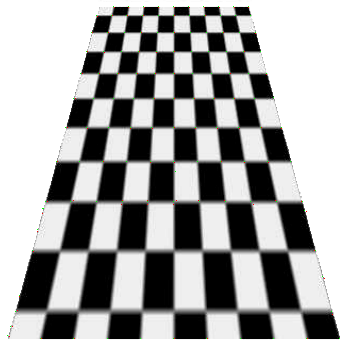
#> input picture 01-OpencvPythonTutorial/ch30-CornerHarris/subpixel5.png, 351 x 341 px
$ python 02-cornerSubPix.py
#> lines starting #> are read from the running program, lines starting #| are printed output that depends on the picture; after the words box and inside, x2 and y2 are one past the last pixel; in counts of white or black regions, pixels touching at a corner belong together
# -*-coding:utf-8-*-
# @Author: Damon0626
# @Time  : 19-1-17 下午8:59
# @Email : wwymsn@163.com
# @Software: PyCharm


import cv2
import numpy as np


img = cv2.imread('subpixel5.png')
#> img is the input picture: shape (341, 351, 3); mean B, G, R 163.7, 164, 163.9
gray = cv2.cvtColor(img, cv2.COLOR_BGR2GRAY)

gray = np.float32(gray)
dst = cv2.cornerHarris(gray, 2, 3, 0.04)
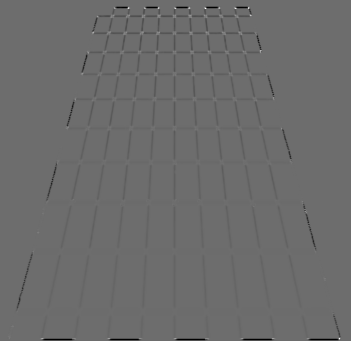
#> dst: shape (341, 351) float32; min -154588960, max 206991808, mean -1531588.4; drawn with min black and max white
dst = cv2.dilate(dst, None)
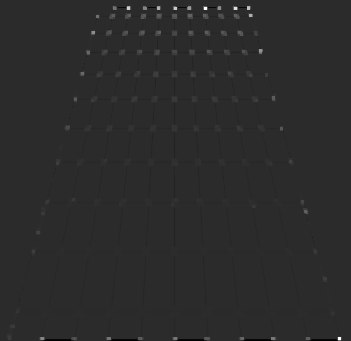
#> dst: shape (341, 351) float32; min -42282504, max 206991808, mean 449538.2; drawn with min black and max white

ret, dst = cv2.threshold(dst, 0.01*dst.max(), 255, 0)
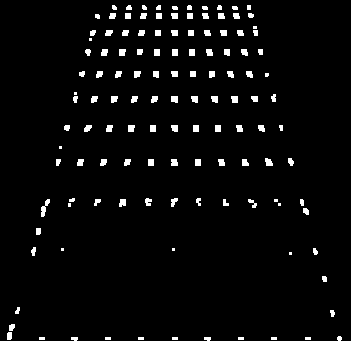
#> dst: shape (341, 351) float32; 3.4% white; 126 white regions (18 under 20 px), largest, box (x1, y1, x2, y2) and area: (41, 199, 50, 217) 73, (265, 158, 273, 166) 49, (119, 199, 126, 207) 47
#> ret = 2069918.1
dst = np.uint8(dst)

ret, labels, stats, centroids = cv2.connectedComponentsWithStats(dst)
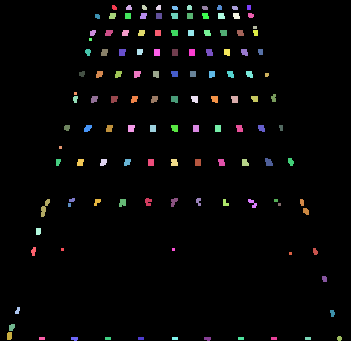
#> labels: shape (341, 351) int32; 127 distinct labels, from 0 to 126; one colour per label, 0 black
#> ret = 127; stats = 127 rows, first 6: [0, 0, 351, 341, 115605], [112, 5, 5, 5, 21], [126, 5, 6, 5, 25], [142, 5, 5, 5, 21], [156, 5, 5, 5, 22], [187, 5, 5, 5, 23]; centroids = 127 pairs, first value 9 to 339, second value 7 to 338.2
# print(cv2.connectedComponentsWithStats(dst))  # 没找到很好的解释

criteria = (cv2.TERM_CRITERIA_EPS + cv2.TERM_CRITERIA_MAX_ITER, 100, 0.001)

corners = cv2.cornerSubPix(gray, np.float32(centroids), (5, 5), (-1, -1), criteria)
#> corners = 127 pairs, first value 8.15 to 339.4, second value 6.37 to 338.4

res = np.hstack((centroids, corners))
#> res = 127 rows, first 6: [175.2, 171.9, 173.6, 170.5], [113.9, 7.14, 113.5, 6.51], [128.6, 7.32, 128.4, 6.42], [143.9, 7.14, 143.5, 6.54], [158.2, 7.23, 158.4, 6.43], [189, 7.17, 188.7, 6.4]
res = np.int0(res)
#> res = 127 rows, first 6: [175, 171, 173, 170], [113, 7, 113, 6], [128, 7, 128, 6], [143, 7, 143, 6], [158, 7, 158, 6], [189, 7, 188, 6]

img[res[:, 1], res[:, 0]] = [0, 0, 255]
#> img: shape (341, 351, 3); 0.06% of pixels changed, all inside (x1, y1, x2, y2) = (9, 7, 340, 339)
img[res[:, 3], res[:, 2]] = [0, 255, 0]
#> img: shape (341, 351, 3); mean B, G, R 163.7, 164, 163.9


cv2.imshow('subpixel5.png', img)
cv2.waitKey(0)
